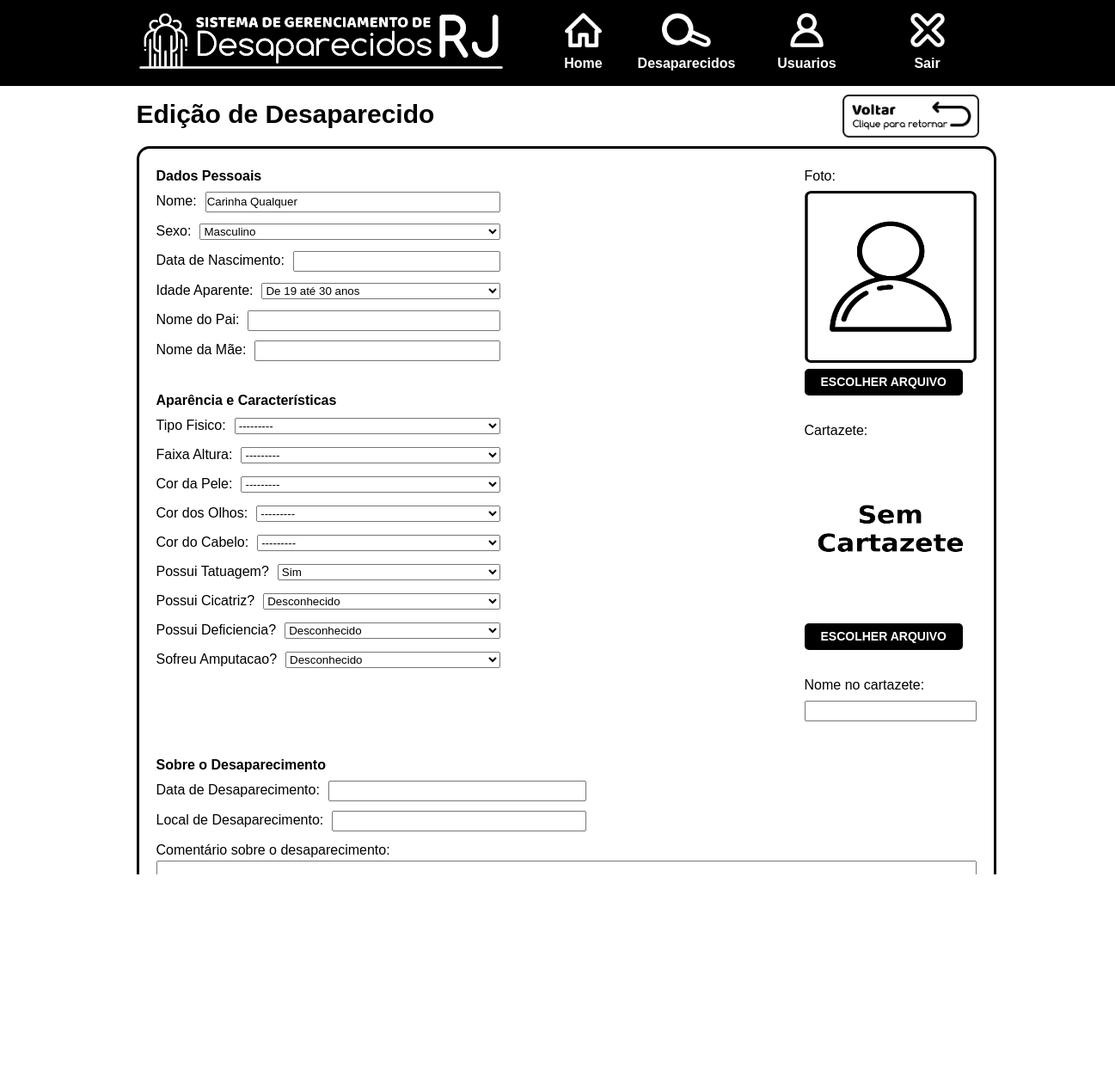
Page /webserver/desaparecidos/editar/17/ (signed in) on the committed database.
### webserver/models.py (models this page shows)
class Pessoa(models.Model):
    objects = models.Manager()
    actives = OnlyActive()
    FAIXA_IDADE = (
        ("ate_18_anos", "Até 18 anos"),
        ("de_19_ate_30_anos", "De 19 até 30 anos"),
        ("de_31_ate_45_anos", "De 31 até 45 anos"),
        ("de_46_ate_65_anos", "De 46 até 65 anos"),
        ("acima_de_65_anos", "Acima de 65 anos"),
    )
    FAIXA_ALTURA = (
        ("anao", "Anão"),
        ("ate_160", "Até 1,60 m"),
        ("de_160_ate_170", "De 1,60 até 1,70 m"),
        ("de_170_ate_180", "De 1,70 até 1,80 m"),
        ("acima_de_180", "Acima de 1,80 m"),
    )
    SEXO = (
        ("masculino", "Masculino"),
        ("feminino", "Feminino"),
    )
    COR_PELE = (
        ("albino", "Albino"),
        ("amarela", "Amarela"),
        ("branca", "Branca"),
        ("negra", "Negra"),
        ("parda", "Parda"),
        ("vermelha", "Vermelha"),
    )
    COR_OLHOS = (
        ("azuis", "Azuis"),
        ("castanhos_claros", "Castanhos Claros"),
        ("castanhos_escuros", "Castanhos Escuros"),
        ("cinzentos", "Cinzentos"),
        ("castanhos", "Castanhos"),
        ("desiguais_na_cor", "Desiguais na Cor"),
        ("pretos", "Pretos"),
        ("verdes", "Verdes"),
        ("violetas", "Violetas"),
    )
    COR_CABELOS = (
        ("aco", "Aço"),
        ("branco", "Branco"),
        ("castanho_claro", "Castanho Claro"),
        ("castanho_escuro", "Castanho Escuro"),
        ("com_mechas_ou_faixas", "Com Mechas ou Faixas"),
        ("louro", "Louro"),
        ("preto", "Preto"),
        ("ruivo", "Ruivo")
    )
    TIPO_FISICO = (
        ("magro", "Magro"),
        ("normal", "Normal"),
        ("gordo", "Gordo"),
        ("forte", "Forte"),
    )
    nome = models.CharField(max_length = 254, blank=True, null=True)
    nome_normalizado = models.CharField(max_length = 254, blank=True, null=True)
    idade = models.IntegerField(blank=True, null=True)
    idade_aparente = models.CharField(max_length = 100, choices = FAIXA_IDADE, blank=True, null=True)
    altura = models.IntegerField(blank=True, null=True)
    faixa_altura = models.CharField(max_length = 100, choices = FAIXA_ALTURA, blank=True, null=True)
    cor_pele = models.CharField(max_length = 100, choices = COR_PELE, blank=True, null=True)
    cor_olhos = models.CharField(max_length = 100, choices = COR_OLHOS, blank=True, null=True)
    cor_cabelos = models.CharField(max_length = 100, choices = COR_CABELOS, blank=True, null=True)
    sexo = models.CharField(max_length = 100, choices = SEXO, blank=True, null=True)
    nome_pai = models.CharField(max_length = 254, blank=True, null=True)
    nome_mae = models.CharField(max_length = 254, blank=True, null=True)
    foto = models.ImageField(upload_to = "fotos/", blank = True, null = True)
    facial_encoding = models.TextField(blank = True, null = True)
    encoding_distance_to_zero = models.FloatField(blank = True, null = True)
    data_nascimento = models.DateTimeField(blank=True, null=True)
    data_desaparecimento = models.DateTimeField(blank=True, null=True)
    local_desaparecimento = models.CharField(max_length = 254, blank=True, null=True)
    cartazete = models.ImageField(upload_to = "cartazetes/",blank = True, null = True)
    nome_no_cartazete = models.CharField(max_length = 254, blank=True, null=True)
    comentario_desaparecimento = models.TextField(blank = True, null = True)
    possui_tatuagem = models.NullBooleanField(blank=True, null=True)
    possui_cicatriz = models.NullBooleanField(blank=True, null=True)
    possui_deficiencia = models.NullBooleanField(blank=True, null=True)
    sofreu_amputacao = models.NullBooleanField(blank=True, null=True)
    esta_desaparecido = models.NullBooleanField(default=True, null=True)
    tipo_fisico = models.CharField(max_length = 254, choices = TIPO_FISICO, blank=True, null=True)
    rg = models.CharField(max_length = 9, blank=True, null=True)
    emissor_rg = models.CharField(max_length = 15, blank=True, null=True)
    cpf = models.CharField(max_length = 11, blank=True, null=True)
    cnh = models.CharField(max_length = 11, blank=True, null=True)
    is_active = models.BooleanField(blank=False, null=False, default=True)

### webserver/views.py (the view)
# urls.py: url(r'desaparecidos/editar/(?P<pk>\d+)/$', views.editarDesaparecido, name='editarDesaparecido'),
@login_required
def editarDesaparecido(request, pk):
    if request.method == "POST":
        instance = Pessoa.objects.get(pk=pk)
        form = PessoaForm(request.POST, request.FILES, instance=instance)
        if form.is_valid():
            instance = form.save()
            instance.nome_normalizado = normalizarNome(instance.nome)
            print(instance.nome_normalizado)
            instance.save()
            return redirect("editarDesaparecido", pk = instance.pk)
    else:
        instance = Pessoa.objects.get(pk=pk)
        form = PessoaForm(instance = instance)
    return render(request, "editar_pessoa_model_form.html", {
        "form": form,
    })

### webserver/templates/editar_pessoa_model_form.html (shortened to what this page needs)
{% extends './main.html' %}
{% load static %}
    {% block page_content %}
        <section id="page-contents">
            <header class="content-top">
                <p>Edição de Desaparecido</p>
                <img src="{% static 'images/back-button.png' %}" onclick="history.back()">
            </header>
            <section class="form_container">
                <form method="POST" enctype="multipart/form-data" class="post-form">
                    <div class="fields_container">
                        <div class="fields_left_column">
                            <p>Dados Pessoais</p>
                            <div class="form_field">{{ form.nome.label_tag }}<span>{{ form.nome }}</span></div>
                            <div class="form_field">{{ form.sexo.label_tag }}<span>{{ form.sexo }}</span></div>
                            <div class="form_field">{{ form.data_nascimento.label_tag }}<span>{{ form.data_nascimento }}</span></div>
                            <div class="form_field">{{ form.idade_aparente.label_tag }}<span>{{ form.idade_aparente }}</span></div>
                            <div class="form_field">{{ form.nome_pai.label_tag }}<span>{{ form.nome_pai }}</span></div>
                            <div class="form_field">{{ form.nome_mae.label_tag }}<span>{{ form.nome_mae }}</span></div>
                            <br>
                            <p>Aparência e Características</p>
                            <div class="form_field">{{ form.tipo_fisico.label_tag }}<span>{{ form.tipo_fisico }}</span></div>
                            <div class="form_field">{{ form.faixa_altura.label_tag }}<span>{{ form.faixa_altura }}</span></div>
                            <div class="form_field">{{ form.cor_pele.label_tag }}<span>{{ form.cor_pele }}</span></div>
                            <div class="form_field">{{ form.cor_olhos.label_tag }}<span>{{ form.cor_olhos }}</span></div>
                            <div class="form_field">{{ form.cor_cabelos.label_tag }}<span>{{ form.cor_cabelos }}</span></div>
                            <div class="form_field">{{ form.possui_tatuagem.label_tag }}<span>{{ form.possui_tatuagem }}</span></div>
                            <div class="form_field">{{ form.possui_cicatriz.label_tag }}<span>{{ form.possui_cicatriz }}</span></div>
                            <div class="form_field">{{ form.possui_deficiencia.label_tag }}<span>{{ form.possui_deficiencia }}</span></div>
                            <div class="form_field">{{ form.sofreu_amputacao.label_tag }}<span>{{ form.sofreu_amputacao }}</span></div>
                        </div>
                        <div class="fields_right_column">
                            <div class="foto_fields_container">
                                <div class="form_field">
                                    <p class="label-paragraph">Foto:</p>
                                    {% if form.instance.foto.name %}
                                    <img src="{{ form.instance.foto.url }}" width="200" height="200" />
                                    {% else %}
                                    <img src="{% static 'images/no-photo-image.png' %}" width="200" height="200" />
                                    {% endif %}
                                    <br>
                                    <label for="id_foto">ESCOLHER ARQUIVO</label>
                                    <br>
                                    <p class="label-paragraph">Cartazete:</p>
                                    {% if form.instance.cartazete.name %}
                                    <img src="{{ form.instance.cartazete.url }}" width="200" height="200" />
                                    {% else %}
                                    <img src="{% static 'images/no-cartazete.png' %}" width="200" height="200" />
                                    {% endif %}
                                    <br>
                                    <label for="id_cartazete">ESCOLHER ARQUIVO</label>
                                    <br>
                                    <p class="label-paragraph">Nome no cartazete:</p>
                                    {{ form.nome_no_cartazete }}
                                </div>
                            </div>
                        </div>
                    </div>
                    <br>
                    <p>Sobre o Desaparecimento</p>
                    <div class="form_field larger_form_field">{{ form.data_desaparecimento.label_tag }}<span>{{ form.data_desaparecimento }}</span></div>
                    <div class="form_field larger_form_field">{{ form.local_desaparecimento.label_tag }}<span>{{ form.local_desaparecimento }}</span></div>
                    <div class="form_field full_width_form_field">
                        {{ form.comentario_desaparecimento.label_tag }}
                        <br>
                        {{ form.comentario_desaparecimento }}
                    </div>
                    <br>
                    <div class="button-div"><button type="submit">SALVAR ALTERAÇÕES</button><div>
                </form>
            </section>
        </section>
    {% endblock %}

### webserver/templates/main.html (style rules this page uses)
*, *:after, *:before { margin: 0; padding: 0; box-sizing: border-box; font-family: sans-serif; #font-size: 14px; line-height: 1.5; }
body { #width:1000px; background-color:#fff; #border: 1px solid black; #margin-left: auto; #margin-right: auto; }
body header { height: 100px; width: auto; background-color: #000000; text-align: center; }
body section { width:1000px; margin-left: auto; margin-right: auto; }
#page-contents { background-color: #ffffff; }
#page-contents section { background-color: #ffffff; }
#page-contents header { background-color: #ffffff; }
.content-top { height: 50px; width: 100%; margin-top: 10px; padding-left: 10px; padding-right: 10px; }
.content-top p { float: left; font-size: 30px; font-weight: bold; }
.content-top img { height: 100%; width: auto; float: right; }
.form_container, .person_data_container { margin: 10px; border: 3px solid black; border-radius: 15px; }
.form_container form { margin: 20px; }
.form_container form p { font-size: 16px; font-weight: bold; margin-bottom: 5px; clear: both; }
.form_container form .form_field { margin-bottom: 10px; width: 400px; }
.form_container form .form_field label { float: left; clear: both; }
.form_container form .form_field span { display: block; overflow: hidden; padding-left: 10px; }
.form_container form .form_field span > input, span > select { width: 100%; }
.form_container form .larger_form_field { margin-bottom: 10px; width: 500px; }
.form_container form .full_width_form_field { margin-bottom: 10px; width: 100%; }
.form_container form .full_width_form_field textarea { height: 150px; width: 100%; }
.fields_container { width: 100%; }
.fields_container .fields_left_column { float: left; width: 50%; }
.fields_container .fields_right_column { float: left; width: 50%; height: 100%; }
.foto_fields_container { float: right; width: 200px; #overflow: hidden; }
.foto_fields_container * { clear: both; }
.foto_fields_container label { background-color: #000000; border-radius: 5px; color: #fff; cursor: pointer; #margin-left: 7px; padding-top: 5px; padding-bottom: 5px; padding-left: 19px; padding-right: 19px; font-weight: bold; font-size: 14px; }
.form_container form p.label-paragraph { font-size: 16px; font-weight: normal; margin-bottom: 5px; }
.foto_fields_container input[type='text'] { width: 200px; }
.button-div { margin: 0; padding: 0; width: 100%; display: block; }
.button-div button { background-color: #000000; color: #ffffff; #border-color: #000000; border-radius: 5px; padding-top: 5px; padding-bottom: 5px; padding-left: 12px; padding-right: 12px; display: block; border: 0px solid black; font-weight: bold; }

### rows in the picture
Pessoa: nome "Carinha Qualquer", sexo "Masculino", idade_aparente "De 19 até 30 anos", tipo_fisico "---------", faixa_altura "---------", cor_pele "---------", cor_olhos "---------", cor_cabelos "---------", possui_tatuagem "Sim", possui_cicatriz "Desconhecido", possui_deficiencia "Desconhecido", sofreu_amputacao "Desconhecido"
